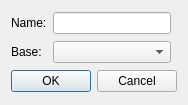
<?xml version="1.0" encoding="UTF-8"?>
<ui version="4.0">
 <class>NewInstrument</class>
 <widget class="QDialog" name="NewInstrument">
  <property name="geometry">
   <rect>
    <x>0</x>
    <y>0</y>
    <width>184</width>
    <height>105</height>
   </rect>
  </property>
  <property name="windowTitle">
   <string>New Instrument</string>
  </property>
  <layout class="QGridLayout" name="gridLayout">
   <item row="0" column="0">
    <widget class="QLabel" name="label">
     <property name="text">
      <string>Name:</string>
     </property>
    </widget>
   </item>
   <item row="2" column="0" colspan="3">
    <widget class="QDialogButtonBox" name="buttonBox">
     <property name="orientation">
      <enum>Qt::Horizontal</enum>
     </property>
     <property name="standardButtons">
      <set>QDialogButtonBox::Cancel|QDialogButtonBox::Ok</set>
     </property>
    </widget>
   </item>
   <item row="1" column="0">
    <widget class="QLabel" name="label_2">
     <property name="text">
      <string>Base:</string>
     </property>
    </widget>
   </item>
   <item row="1" column="1">
    <widget class="QComboBox" name="optBase"/>
   </item>
   <item row="0" column="1">
    <widget class="QLineEdit" name="leName">
     <property name="maxLength">
      <number>15</number>
     </property>
    </widget>
   </item>
  </layout>
 </widget>
 <resources/>
 <connections>
  <connection>
   <sender>buttonBox</sender>
   <signal>accepted()</signal>
   <receiver>NewInstrument</receiver>
   <slot>accept()</slot>
   <hints>
    <hint type="sourcelabel">
     <x>248</x>
     <y>254</y>
    </hint>
    <hint type="destinationlabel">
     <x>157</x>
     <y>274</y>
    </hint>
   </hints>
  </connection>
  <connection>
   <sender>buttonBox</sender>
   <signal>rejected()</signal>
   <receiver>NewInstrument</receiver>
   <slot>reject()</slot>
   <hints>
    <hint type="sourcelabel">
     <x>316</x>
     <y>260</y>
    </hint>
    <hint type="destinationlabel">
     <x>286</x>
     <y>274</y>
    </hint>
   </hints>
  </connection>
 </connections>
</ui>
